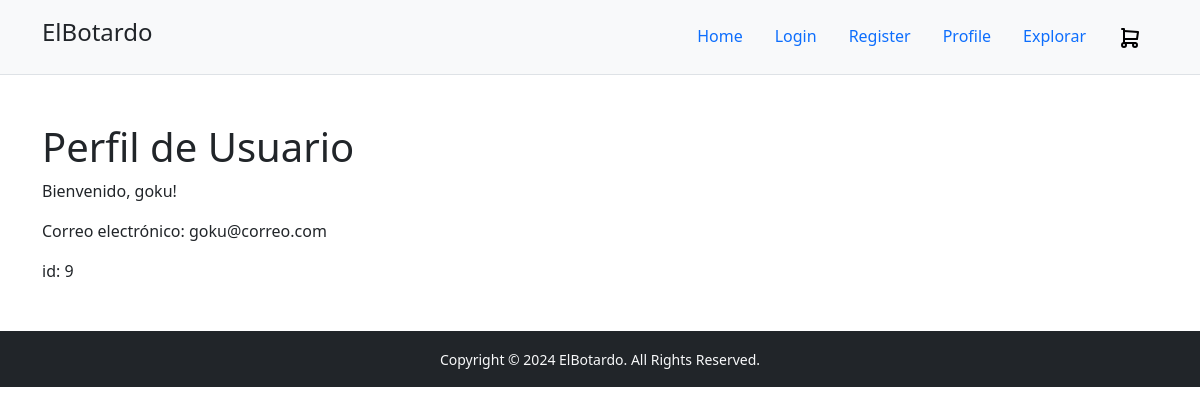
The app's page /profile/ (signed in) with its own data.
### apps/models.py (models this page shows, shortened)
class CustomUser(AbstractUser):
    name = models.CharField(max_length=50)
    last_name = models.CharField(max_length=50)
    email = models.EmailField(unique=True)

### apps/views.py (the view)
# urls.py: path('profile/', views.profile, name='profile'),
@login_required
def profile(request):
    return render(request, 'index/profile.html')

### apps/templates/index/profile.html (shortened to what this page needs)
{% extends 'index/base.html' %}
{% block content %}
<!DOCTYPE html>
<html lang="en">
<head>
</head>
<body>
    <h1>Perfil de Usuario</h1>
    <p>Bienvenido, {{ user.username }}!</p>
    <p>Correo electrónico: {{ user.email }}</p>
    <p>id: {{ user.id }}</p>
</body>
</html>
{% endblock %}

### records on screen
CustomUser: username "goku", email "goku@correo.com", id "9"
